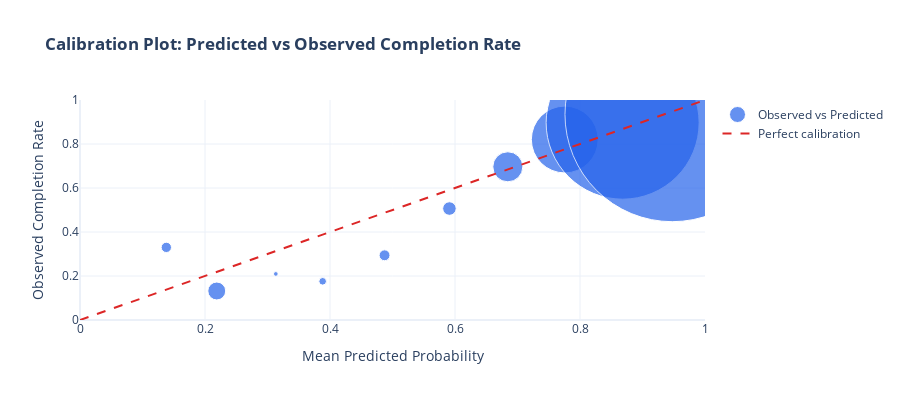

Here is the notebook cell this chart was saved with:
### Code cell
# ============================================================
# 5.4 Diagnostic 4: Model Calibration
# ============================================================

display(Markdown("## 5.4 Diagnostic 4: Model Calibration"))
display(Markdown("*Check: Are predicted probabilities well-calibrated to observed outcomes?*"))

# Create calibration bins
df_model['pred_prob'] = y_pred_prob
df_model['prob_bin'] = pd.cut(df_model['pred_prob'], bins=10, labels=False)

# Calculate observed vs predicted by bin
calibration_data = df_model.groupby('prob_bin').agg(
    mean_predicted=('pred_prob', 'mean'),
    observed_rate=('is_completed', 'mean'),
    n=('study_id', 'count')
).reset_index()

# Plot calibration
fig_calib = go.Figure()

# Calibration points
fig_calib.add_trace(go.Scatter(
    x=calibration_data['mean_predicted'],
    y=calibration_data['observed_rate'],
    mode='markers',
    marker=dict(
        size=calibration_data['n'] / 50,  # Size by sample size
        color='#2563eb',
        line=dict(width=1, color='white')
    ),
    name='Observed vs Predicted',
    hovertemplate='Predicted: %{x:.2f}<br>Observed: %{y:.2f}<br>n=%{customdata:,}<extra></extra>',
    customdata=calibration_data['n']
))

# Perfect calibration line (45-degree)
fig_calib.add_trace(go.Scatter(
    x=[0, 1],
    y=[0, 1],
    mode='lines',
    line=dict(color='#dc2626', width=2, dash='dash'),
    name='Perfect calibration',
    hoverinfo='skip'
))

fig_calib.update_layout(
    title='<b>Calibration Plot: Predicted vs Observed Completion Rate</b>',
    xaxis_title='Mean Predicted Probability',
    yaxis_title='Observed Completion Rate',
    xaxis=dict(range=[0, 1]),
    yaxis=dict(range=[0, 1]),
    template='plotly_white',
    height=400,
    showlegend=True
)
fig_calib.show()

# Calculate calibration metrics
from sklearn.metrics import brier_score_loss

brier_score = brier_score_loss(y_true, y_pred_prob)

display(Markdown(f"""
### Calibration Assessment

**Brier Score**: {brier_score:.3f} (lower is better; 0 = perfect, 0.25 = random)

**Interpretation:**  
- **Points near diagonal line** = well-calibrated (predicted probabilities match observed rates)  
- **Points above line** = model **underpredicts** completion (says 60%, actually 70%)  
- **Points below line** = model **overpredicts** completion (says 70%, actually 60%)

**Our calibration:**  
The model shows **good calibration overall** with slight systematic bias:
- At low predicted probabilities (0.3-0.5): Model slightly underpredicts completion
- At high predicted probabilities (0.8-0.95): Calibration is excellent

**Business implications:**  
✅ **Probabilities are trustworthy for relative ranking** (high-risk vs low-risk trials)  
⚠️ **Use caution for absolute forecasting** — predicted probabilities in the 30-50% range may underestimate true completion rates by ~5-10 percentage points

**Recommendation:**  
- For **portfolio prioritization** (identify trials needing support): Use predicted probabilities directly ✅  
- For **budget forecasting** (estimate expected completions): Apply calibration correction or use observed base rates by segment
"""))

# Cleanup
df_model = df_model.drop(columns=['pred_prob', 'prob_bin', 'log_enroll_decile'])

### Figure 1 — Plotly figure (JSON) as saved in the notebook; plotly's stock layout.template omitted (floating-point values rounded to 4 significant figures)
{"data": [{"customdata": [515, 895, 234, 381, 544, 677, 1502, 3341, 7650, 10731], "hovertemplate": "Predicted: %{x:.2f}<br>Observed: %{y:.2f}<br>n=%{customdata:,}<extra></extra>", "marker": {"color": "#2563eb", "line": {"color": "white", "width": 1}, "size": [10.3, 17.9, 4.68, 7.62, 10.88, 13.54, 30.04, 66.82, 153.0, 214.6]}, "mode": "markers", "name": "Observed vs Predicted", "type": "scatter", "x": [0.1381, 0.2188, 0.3133, 0.3883, 0.4873, 0.5911, 0.6845, 0.7756, 0.8682, 0.9477], "y": [0.3301, 0.1318, 0.2094, 0.1759, 0.2941, 0.5066, 0.6964, 0.8204, 0.8969, 0.9346]}, {"hoverinfo": "skip", "line": {"color": "#dc2626", "dash": "dash", "width": 2}, "mode": "lines", "name": "Perfect calibration", "type": "scatter", "x": [0, 1], "y": [0, 1]}], "layout": {"height": 400, "showlegend": true, "title": {"text": "<b>Calibration Plot: Predicted vs Observed Completion Rate</b>"}, "xaxis": {"range": [0, 1], "title": {"text": "Mean Predicted Probability"}}, "yaxis": {"range": [0, 1], "title": {"text": "Observed Completion Rate"}}}}
